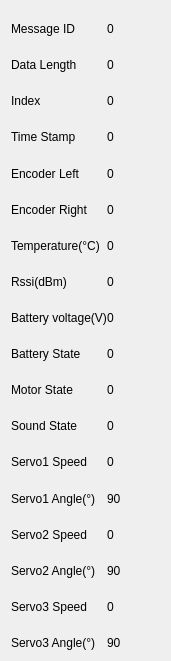
   <widget class="QWidget" name="gridLayoutWidget">
    <property name="geometry">
     <rect>
      <x>260</x>
      <y>40</y>
      <width>171</width>
      <height>661</height>
     </rect>
    </property>
    <layout class="QGridLayout" name="gridLayout">
     <property name="bottomMargin">
      <number>0</number>
     </property>
     <property name="spacing">
      <number>0</number>
     </property>
     <item row="0" column="1">
      <widget class="QLabel" name="Message_ID_txt">
       <property name="text">
        <string>0</string>
       </property>
       <property name="alignment">
        <set>Qt::AlignLeading|Qt::AlignLeft|Qt::AlignVCenter</set>
       </property>
      </widget>
     </item>
     <item row="13" column="0">
      <widget class="QLabel" name="Servo1_angle">
       <property name="text">
        <string>Servo1 Angle(°)</string>
       </property>
       <property name="alignment">
        <set>Qt::AlignLeading|Qt::AlignLeft|Qt::AlignVCenter</set>
       </property>
      </widget>
     </item>
     <item row="3" column="1">
      <widget class="QLabel" name="Time_stamp_txt">
       <property name="text">
        <string>0</string>
       </property>
       <property name="alignment">
        <set>Qt::AlignLeading|Qt::AlignLeft|Qt::AlignVCenter</set>
       </property>
      </widget>
     </item>
     <item row="7" column="0">
      <widget class="QLabel" name="Rssi">
       <property name="text">
        <string>Rssi(dBm)</string>
       </property>
       <property name="alignment">
        <set>Qt::AlignLeading|Qt::AlignLeft|Qt::AlignVCenter</set>
       </property>
      </widget>
     </item>
     <item row="11" column="0">
      <widget class="QLabel" name="Sound_state">
       <property name="text">
        <string>Sound State</string>
       </property>
       <property name="alignment">
        <set>Qt::AlignLeading|Qt::AlignLeft|Qt::AlignVCenter</set>
       </property>
      </widget>
     </item>
     <item row="1" column="0">
      <widget class="QLabel" name="Data_length">
       <property name="text">
        <string>Data Length</string>
       </property>
       <property name="alignment">
        <set>Qt::AlignLeading|Qt::AlignLeft|Qt::AlignVCenter</set>
       </property>
      </widget>
     </item>
     <item row="6" column="0">
      <widget class="QLabel" name="Temperature">
       <property name="text">
        <string>Temperature(°C)</string>
       </property>
       <property name="alignment">
        <set>Qt::AlignLeading|Qt::AlignLeft|Qt::AlignVCenter</set>
       </property>
      </widget>
     </item>
     <item row="8" column="0">
      <widget class="QLabel" name="Battery_voltage">
       <property name="text">
        <string>Battery voltage(V)</string>
       </property>
       <property name="alignment">
        <set>Qt::AlignLeading|Qt::AlignLeft|Qt::AlignVCenter</set>
       </property>
      </widget>
     </item>
     <item row="14" column="0">
      <widget class="QLabel" name="Servo2_speed">
       <property name="text">
        <string>Servo2 Speed</string>
       </property>
       <property name="alignment">
        <set>Qt::AlignLeading|Qt::AlignLeft|Qt::AlignVCenter</set>
       </property>
      </widget>
     </item>
     <item row="3" column="0">
      <widget class="QLabel" name="Time_stamp">
       <property name="text">
        <string>Time Stamp</string>
       </property>
       <property name="alignment">
        <set>Qt::AlignLeading|Qt::AlignLeft|Qt::AlignVCenter</set>
       </property>
      </widget>
     </item>
     <item row="1" column="1">
      <widget class="QLabel" name="Data_length_txt">
       <property name="text">
        <string>0</string>
       </property>
       <property name="alignment">
        <set>Qt::AlignLeading|Qt::AlignLeft|Qt::AlignVCenter</set>
       </property>
      </widget>
     </item>
     <item row="0" column="0">
      <widget class="QLabel" name="Message_ID">
       <property name="text">
        <string>Message ID</string>
       </property>
       <property name="alignment">
        <set>Qt::AlignLeading|Qt::AlignLeft|Qt::AlignVCenter</set>
       </property>
      </widget>
     </item>
     <item row="2" column="1">
      <widget class="QLabel" name="Index_txt">
       <property name="text">
        <string>0</string>
       </property>
       <property name="alignment">
        <set>Qt::AlignLeading|Qt::AlignLeft|Qt::AlignVCenter</set>
       </property>
      </widget>
     </item>
     <item row="9" column="0">
      <widget class="QLabel" name="Battery_state">
       <property name="text">
        <string>Battery State</string>
       </property>
       <property name="alignment">
        <set>Qt::AlignLeading|Qt::AlignLeft|Qt::AlignVCenter</set>
       </property>
      </widget>
     </item>
     <item row="4" column="1">
      <widget class="QLabel" name="Encoder_left_txt">
       <property name="text">
        <string>0</string>
       </property>
       <property name="alignment">
        <set>Qt::AlignLeading|Qt::AlignLeft|Qt::AlignVCenter</set>
       </property>
      </widget>
     </item>
     <item row="17" column="0">
      <widget class="QLabel" name="Servo3_angle">
       <property name="text">
        <string>Servo3 Angle(°)</string>
       </property>
       <property name="alignment">
        <set>Qt::AlignLeading|Qt::AlignLeft|Qt::AlignVCenter</set>
       </property>
      </widget>
     </item>
     <item row="2" column="0">
      <widget class="QLabel" name="Index">
       <property name="text">
        <string>Index</string>
       </property>
       <property name="alignment">
        <set>Qt::AlignLeading|Qt::AlignLeft|Qt::AlignVCenter</set>
       </property>
      </widget>
     </item>
     <item row="5" column="1">
      <widget class="QLabel" name="Encoder_right_txt">
       <property name="text">
        <string>0</string>
       </property>
       <property name="alignment">
        <set>Qt::AlignLeading|Qt::AlignLeft|Qt::AlignVCenter</set>
       </property>
      </widget>
     </item>
     <item row="6" column="1">
      <widget class="QLabel" name="Temperature_txt">
       <property name="text">
        <string>0</string>
       </property>
       <property name="alignment">
        <set>Qt::AlignLeading|Qt::AlignLeft|Qt::AlignVCenter</set>
       </property>
      </widget>
     </item>
     <item row="7" column="1">
      <widget class="QLabel" name="Rssi_txt">
       <property name="text">
        <string>0</string>
       </property>
       <property name="alignment">
        <set>Qt::AlignLeading|Qt::AlignLeft|Qt::AlignVCenter</set>
       </property>
      </widget>
     </item>
     <item row="4" column="0">
      <widget class="QLabel" name="Encoder_left">
       <property name="text">
        <string>Encoder Left</string>
       </property>
       <property name="alignment">
        <set>Qt::AlignLeading|Qt::AlignLeft|Qt::AlignVCenter</set>
       </property>
      </widget>
     </item>
     <item row="8" column="1">
      <widget class="QLabel" name="Battery_voltage_txt">
       <property name="text">
        <string>0</string>
       </property>
       <property name="alignment">
        <set>Qt::AlignLeading|Qt::AlignLeft|Qt::AlignVCenter</set>
       </property>
      </widget>
     </item>
     <item row="5" column="0">
      <widget class="QLabel" name="Encoder_right">
       <property name="text">
        <string>Encoder Right</string>
       </property>
       <property name="alignment">
        <set>Qt::AlignLeading|Qt::AlignLeft|Qt::AlignVCenter</set>
       </property>
      </widget>
     </item>
     <item row="16" column="0">
      <widget class="QLabel" name="Servo3_speed">
       <property name="text">
        <string>Servo3 Speed</string>
       </property>
       <property name="alignment">
        <set>Qt::AlignLeading|Qt::AlignLeft|Qt::AlignVCenter</set>
       </property>
      </widget>
     </item>
     <item row="12" column="0">
      <widget class="QLabel" name="Servo1_speed">
       <property name="text">
        <string>Servo1 Speed</string>
       </property>
       <property name="alignment">
        <set>Qt::AlignLeading|Qt::AlignLeft|Qt::AlignVCenter</set>
       </property>
      </widget>
     </item>
     <item row="15" column="0">
      <widget class="QLabel" name="Servo2_angle">
       <property name="text">
        <string>Servo2 Angle(°)</string>
       </property>
       <property name="alignment">
        <set>Qt::AlignLeading|Qt::AlignLeft|Qt::AlignVCenter</set>
       </property>
      </widget>
     </item>
     <item row="17" column="1">
      <widget class="QLabel" name="Servo3_angle_txt">
       <property name="text">
        <string>90</string>
       </property>
       <property name="alignment">
        <set>Qt::AlignLeading|Qt::AlignLeft|Qt::AlignVCenter</set>
       </property>
      </widget>
     </item>
     <item row="12" column="1">
      <widget class="QLabel" name="Servo1_speed_txt">
       <property name="text">
        <string>0</string>
       </property>
       <property name="alignment">
        <set>Qt::AlignLeading|Qt::AlignLeft|Qt::AlignVCenter</set>
       </property>
      </widget>
     </item>
     <item row="11" column="1">
      <widget class="QLabel" name="Sound_state_txt">
       <property name="text">
        <string>0</string>
       </property>
       <property name="alignment">
        <set>Qt::AlignLeading|Qt::AlignLeft|Qt::AlignVCenter</set>
       </property>
      </widget>
     </item>
     <item row="14" column="1">
      <widget class="QLabel" name="Servo2_speed_txt">
       <property name="text">
        <string>0</string>
       </property>
       <property name="alignment">
        <set>Qt::AlignLeading|Qt::AlignLeft|Qt::AlignVCenter</set>
       </property>
      </widget>
     </item>
     <item row="13" column="1">
      <widget class="QLabel" name="Servo1_angle_txt">
       <property name="text">
        <string>90</string>
       </property>
       <property name="alignment">
        <set>Qt::AlignLeading|Qt::AlignLeft|Qt::AlignVCenter</set>
       </property>
      </widget>
     </item>
     <item row="16" column="1">
      <widget class="QLabel" name="Servo3_speed_txt">
       <property name="text">
        <string>0</string>
       </property>
       <property name="alignment">
        <set>Qt::AlignLeading|Qt::AlignLeft|Qt::AlignVCenter</set>
       </property>
      </widget>
     </item>
     <item row="9" column="1">
      <widget class="QLabel" name="Battery_state_txt">
       <property name="text">
        <string>0</string>
       </property>
       <property name="alignment">
        <set>Qt::AlignLeading|Qt::AlignLeft|Qt::AlignVCenter</set>
       </property>
      </widget>
     </item>
     <item row="15" column="1">
      <widget class="QLabel" name="Servo2_angle_txt">
       <property name="text">
        <string>90</string>
       </property>
       <property name="alignment">
        <set>Qt::AlignLeading|Qt::AlignLeft|Qt::AlignVCenter</set>
       </property>
      </widget>
     </item>
     <item row="10" column="1">
      <widget class="QLabel" name="Motor_state_txt">
       <property name="text">
        <string>0</string>
       </property>
       <property name="alignment">
        <set>Qt::AlignLeading|Qt::AlignLeft|Qt::AlignVCenter</set>
       </property>
      </widget>
     </item>
     <item row="10" column="0">
      <widget class="QLabel" name="Motor_state">
       <property name="text">
        <string>Motor State</string>
       </property>
       <property name="alignment">
        <set>Qt::AlignLeading|Qt::AlignLeft|Qt::AlignVCenter</set>
       </property>
      </widget>
     </item>
    </layout>
   </widget>
